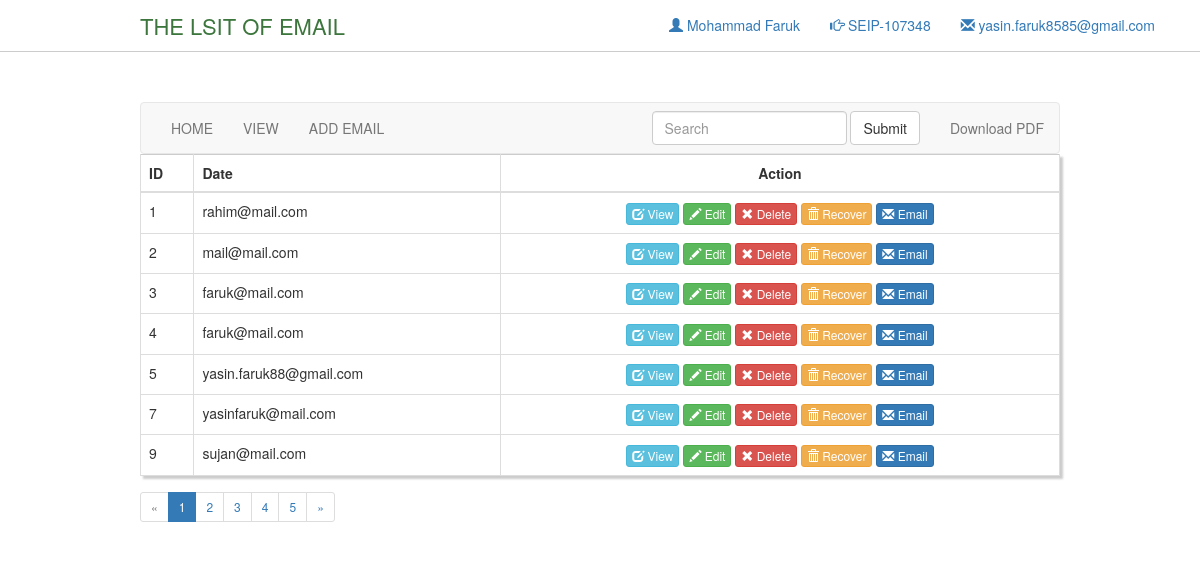
The app's page /Views/SEIP107348/Email/index.php with its own data.
### tables this page shows
CREATE TABLE IF NOT EXISTS `email` (
`id` int(11) NOT NULL,
  `email` varchar(30) NOT NULL
);

### Source/BITM/SEIP107348/Email/Subscription.php (called while the page is built, shortened)
<?php
class Subscription {
    public function index() {
        $query = "SELECT * FROM `email`";
        $result = mysql_query($query);
        while ($row = mysql_fetch_assoc($result)) {
            $email[] = $row;
        }
        return $email;
    }
}

### Views/SEIP107348/Email/index.php (the view, shortened to what this page needs)
<?php
$view = new Subscription();
$views = $view->index();
?>
<!DOCTYPE>
<html>
    <head>
        <link href="../../../Asset/css/font-awesome.min.css" rel="stylesheet" type="text/css"/>
        <link href="../../../Asset/css/bootstrap.min.css" rel="stylesheet" type="text/css"/>
        <link href="../../../Asset/css/main.css" rel="stylesheet" type="text/css"/>
    </head>
    <body>
        <section class="header_part">
            <div class="container">
                <div class="row">
                    <div>
                        <div class="col-md-6">
                            <p class="header_text text-success">THE LSIT OF EMAIL</p>
                        </div>
                        <div class="col-md-6">
                            <p class="navbar-text pull-right">
                                <a href="#"><span class="glyphicon glyphicon-envelope"></span> yasin.faruk8585@gmail.com</a>
                            </p>
                            <p class="navbar-text pull-right">
                                <a href="#"><span class="glyphicon glyphicon-hand-right"></span> SEIP-107348</a>
                            </p>
                            <p class="navbar-text pull-right">
                                <a href="#"><span class="glyphicon glyphicon-user"></span> Mohammad Faruk</a>
                            </p>
                        </div>
                    </div>
                </div>
            </div>
        </section>
        <section class="table_section">
            <div class="container">
                <div class="row col-md-10 col-md-offset-1  custyle">
                    <div class="table_nav">
                        <nav class="navbar navbar-default" role="navigation">
                            <div class="collapse navbar-collapse navbar-ex1-collapse">
                                <ul class="nav navbar-nav">
                                    <li><a href="../../../index.php">HOME</a></li>
                                    <li><a href="http://localhost/BITM_Atomic_Project/Views/SEIP107348/Email/index.php">VIEW</a></li>
                                    <li><a href="http://localhost/BITM_Atomic_Project/Views/SEIP107348/Email/create.php">ADD EMAIL</a></li>
                                </ul>
                                <ul class="nav navbar-nav navbar-right">
                                    <form class="navbar-form navbar-left" role="search">
                                        <div class="form-group">
                                            <input type="text" class="form-control" placeholder="Search">
                                        </div>
                                        <button type="submit" class="btn btn-default">Submit</button>
                                    </form>
                                    <li><a href="#">Download PDF</a></li>
                                </ul>
                            </div>
                        </nav>
                    </div>
                    <div class="table_part">
                        <table class="table table-bordered custab">
                            <thead>
                                <tr>
                                    <th>ID</th>
                                    <th>Date</th>
                                    <th class="text-center">Action</th>
                                </tr>
                            </thead>
<?php foreach ($views as $email) { ?>
                                <tr>
                                    <td><?php echo $email['id']; ?></td>
                                    <td><?php echo $email['email']; ?></td>
                                    <td class="text-center">
                                        <a class='btn btn-info btn-xs' href="view.php?id=<?php echo $email['id']; ?>"><span class="glyphicon glyphicon-edit"></span> View </a>
                                        <a class='btn btn-success btn-xs' href="update.php?id=<?php echo $email['id']; ?>"><span class="glyphicon glyphicon-pencil"></span> Edit</a>
                                        <a href="delete.php?id=<?php echo $email['id']; ?>" name="delete" class="btn btn-danger btn-xs delete"><span class="glyphicon glyphicon-remove"></span> Delete</a>
                                        <a href="#" class="btn btn-warning btn-xs"><span class="glyphicon glyphicon-trash"></span> Recover</a>
                                        <a href="#" class="btn btn-primary btn-xs"><span class="glyphicon glyphicon-envelope"></span> Email</a>
                                    </td>
                                </tr>
<?php } ?>
                        </table>
                    </div>
                    <div class="table_pagination">
                        <ul class="pagination pagination-sm">
                            <li class="disabled"><a href="#">&laquo;</a></li>
                            <li class="active"><a href="#">1</a></li>
                            <li><a href="#">2</a></li>
                            <li><a href="#">3</a></li>
                            <li><a href="#">4</a></li>
                            <li><a href="#">5</a></li>
                            <li><a href="#">&raquo;</a></li>
                        </ul>
                    </div>
                </div>
            </div>
        </section>
    </body>
</html>

### Asset/css/main.css (style rules this page uses)
.header_part { border-bottom: 1px solid #ccc; margin-bottom: 50px; }
p.header_text { margin: 10px 110px; font-size: 22px; }
.custab { border: 1px solid #ccc; padding: 5px; margin: 5% 0; box-shadow: 3px 3px 2px #ccc; font-size: 14px; }
.table_pagination { margin-top: -50px; }
.table_part { margin-top: -46px; }

### records on screen
email: id "1", email "rahim@mail.com"
email: id "2", email "mail@mail.com"
email: id "3", email "faruk@mail.com"
email: id "4", email "faruk@mail.com"
email: id "5", email "yasin.faruk88@gmail.com"
email: id "7", email "yasinfaruk@mail.com"
email: id "9", email "sujan@mail.com"
